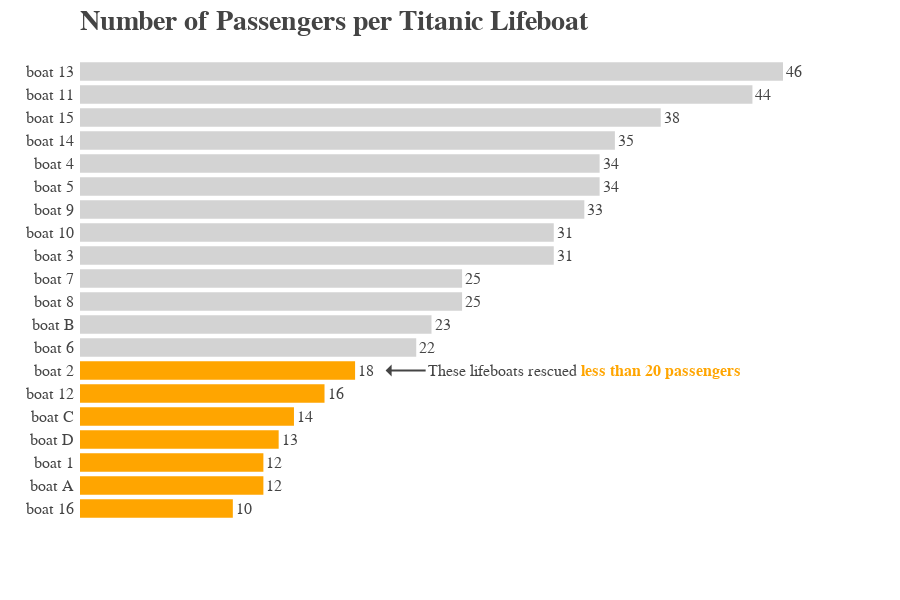

Notebook code for this chart:
### Markdown cell above
## Second iteration

### Code cell
# Data
plotdata = df.value_counts('lifeboat').reset_index()

# Sorting
lifeboat_order = plotdata.sort_values('count', ascending=False).lifeboat.tolist()

# Colors
colors = ['lightgrey']*13 + ['orange']*7

fig = px.bar(plotdata, 
             y='lifeboat', 
             x='count', 
             text='count', 
             category_orders={'lifeboat': lifeboat_order})

# Customize data traces
fig.update_traces(
    textposition='outside',
    marker=dict(color = colors))

# Customize Layout
fig.update_layout(
    template = "none",
    title = dict(text="Number of Passengers per Titanic Lifeboat", x=0, xref='paper', font=dict(weight="bold", size=28)),
    yaxis = dict(title=None, showline=False, ticklabelstandoff=5),
    xaxis = dict(visible=False),
    font = dict(size=16, family = "Cambria"),
    height = 600, width = 900,
    annotations = [dict(text="These lifeboats rescued <span style='color:orange; font-weight:bold'>less than 20 passengers</span>", 
                        x=20, y=6, xanchor='left', xref='x', showarrow=True, ax=40, ay=0)]
)

### Figure 1 — Plotly figure (JSON) as saved in the notebook; plotly's stock layout.template omitted (floating-point values rounded to 4 significant figures)
{"data": [{"hovertemplate": "count=%{text}<br>lifeboat=%{y}<extra></extra>", "legendgroup": "", "marker": {"color": ["lightgrey", "lightgrey", "lightgrey", "lightgrey", "lightgrey", "lightgrey", "lightgrey", "lightgrey", "lightgrey", "lightgrey", "lightgrey", "lightgrey", "lightgrey", "orange", "orange", "orange", "orange", "orange", "orange", "orange"], "pattern": {"shape": ""}}, "name": "", "orientation": "h", "showlegend": false, "text": [46.0, 44.0, 38.0, 35.0, 34.0, 34.0, 33.0, 31.0, 31.0, 25.0, 25.0, 23.0, 22.0, 18.0, 16.0, 14.0, 13.0, 12.0, 12.0, 10.0], "textposition": "outside", "type": "bar", "x": [46, 44, 38, 35, 34, 34, 33, 31, 31, 25, 25, 23, 22, 18, 16, 14, 13, 12, 12, 10], "xaxis": "x", "y": ["boat 13", "boat 11", "boat 15", "boat 14", "boat 4", "boat 5", "boat 9", "boat 10", "boat 3", "boat 7", "boat 8", "boat B", "boat 6", "boat 2", "boat 12", "boat C", "boat D", "boat 1", "boat A", "boat 16"], "yaxis": "y"}], "layout": {"annotations": [{"ax": 40, "ay": 0, "showarrow": true, "text": "These lifeboats rescued <span style='color:orange; font-weight:bold'>less than 20 passengers</span>", "x": 20, "xanchor": "left", "xref": "x", "y": 6}], "barmode": "relative", "font": {"family": "Cambria", "size": 16}, "height": 600, "legend": {"tracegroupgap": 0}, "margin": {"t": 60}, "title": {"font": {"size": 28, "weight": "bold"}, "text": "Number of Passengers per Titanic Lifeboat", "x": 0, "xref": "paper"}, "width": 900, "xaxis": {"anchor": "y", "domain": [0, 1], "title": {"text": "count"}, "visible": false}, "yaxis": {"anchor": "x", "categoryarray": ["boat 16", "boat A", "boat 1", "boat D", "boat C", "boat 12", "boat 2", "boat 6", "boat B", "boat 8", "boat 7", "boat 3", "boat 10", "boat 9", "boat 5", "boat 4", "boat 14", "boat 15", "boat 11", "boat 13"], "categoryorder": "array", "domain": [0, 1], "showline": false, "ticklabelstandoff": 5, "title": {}}}}
